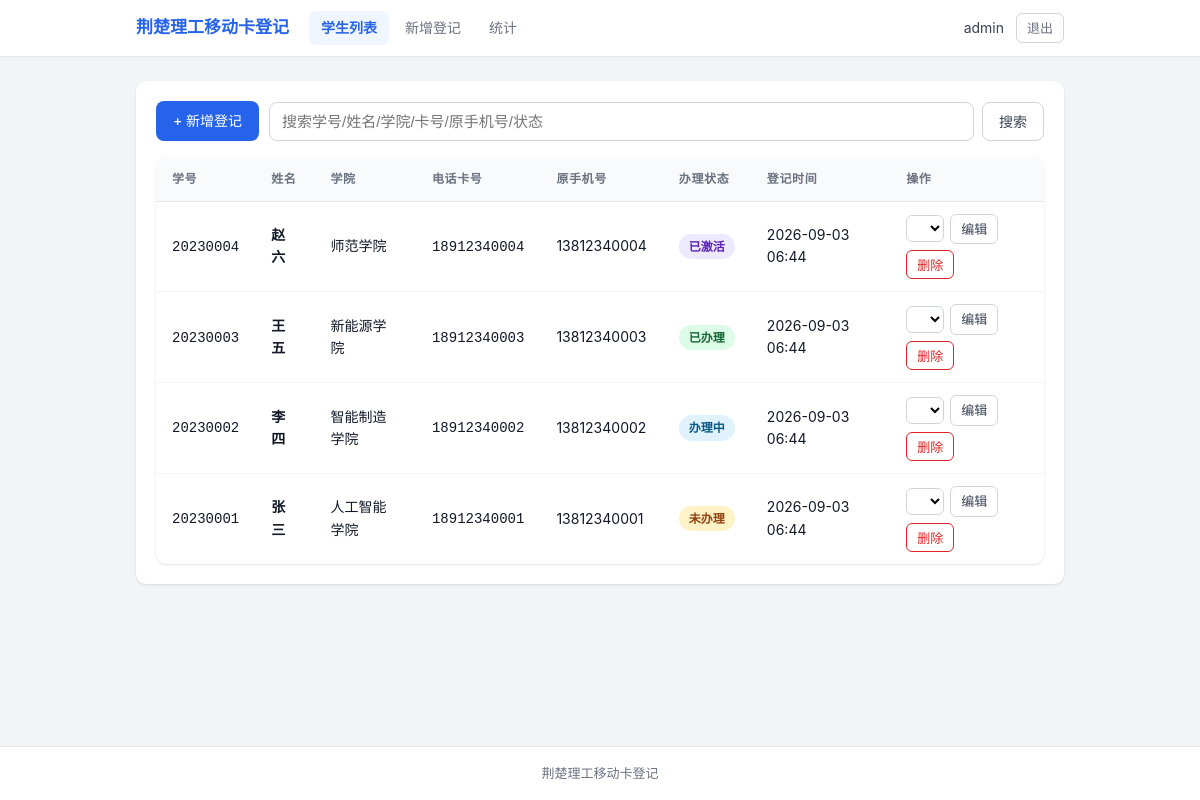
Page / (signed in) on the earlier database version.
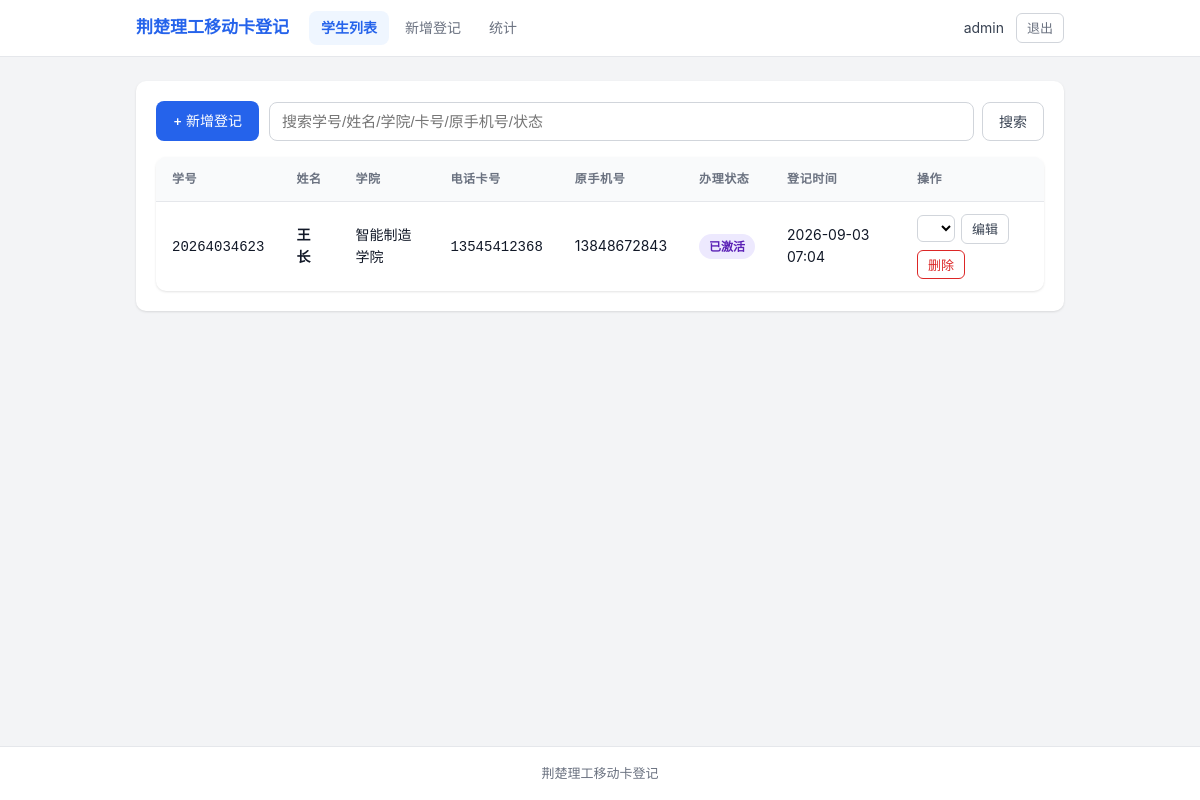
Same page on the later database version.
### models.py (models this page shows, shortened)
class User(UserMixin, db.Model):
    __tablename__ = "users"
    id = db.Column(db.Integer, primary_key=True, autoincrement=True)
    username = db.Column(db.String(80), unique=True, nullable=False, index=True)
    password_hash = db.Column(db.String(256), nullable=False)
    created_at = db.Column(
        db.DateTime, nullable=False, default=lambda: datetime.now(timezone.utc)
    )

class Student(db.Model):
    __tablename__ = "students"
    id = db.Column(db.Integer, primary_key=True, autoincrement=True)
    student_id = db.Column(db.String(30), unique=True, nullable=False, index=True)
    name = db.Column(db.String(50), nullable=False, index=True)
    college = db.Column(db.String(50), nullable=False)
    phone_card_number = db.Column(db.String(50), unique=True, nullable=False, index=True)
    original_phone = db.Column(db.String(11), nullable=False)
    status = db.Column(db.String(20), nullable=False, default="未办理")
    created_at = db.Column(
        db.DateTime, nullable=False, default=lambda: datetime.now(timezone.utc)
    )
    updated_at = db.Column(
        db.DateTime,
        nullable=False,
        default=lambda: datetime.now(timezone.utc),
        onupdate=lambda: datetime.now(timezone.utc),
    )

### routes/students.py (the view, shortened to what this page needs)
@students_bp.route("/")
@login_required
def index():
    search = request.args.get("search", "").strip()
    page = request.args.get("page", 1, type=int)
    per_page = 20
    query = Student.query
    pagination = query.order_by(Student.created_at.desc()).paginate(
        page=page, per_page=per_page, error_out=False
    )
    students = pagination.items
    return render_template(
        "index.html",
        students=students,
        pagination=pagination,
        search=search,
    )

### app.py (called while the page is built)
def create_app():
    app = Flask(__name__)
    app.config.from_object(Config)
    db.init_app(app)
    login_manager = LoginManager()
    login_manager.init_app(app)
    login_manager.login_view = "auth.login"
    login_manager.login_message = "请先登录后再访问"
    @login_manager.user_loader
    def load_user(user_id):
        return db.session.get(User, int(user_id))
    from routes.auth import auth_bp
    from routes.students import students_bp
    from routes.stats import stats_bp
    app.register_blueprint(auth_bp)
    app.register_blueprint(students_bp)
    app.register_blueprint(stats_bp)
    @app.errorhandler(404)
    def not_found(e):
        return "页面未找到", 404
    @app.errorhandler(500)
    def server_error(e):
        return "服务器内部错误", 500
    return app

### templates/index.html (shortened to what this page needs)
{% extends "base.html" %}
{% block content %}
{% set status_styles = {"未办理": "badge-pending", "办理中": "badge-processing", "已办理": "badge-done", "已激活": "badge-activated"} %}
<div class="card">
    <div class="toolbar">
        <a href="{{ url_for('students.add') }}" class="btn btn-primary">+ 新增登记</a>
        <form class="search-form" method="get">
            <input type="text" class="form-control" name="search" placeholder="搜索学号/姓名/学院/卡号/原手机号/状态" value="{{ search }}">
            <button type="submit" class="btn btn-outline">搜索</button>
        </form>
    </div>
    {% if students %}
    <div class="table-wrap">
        <table>
            <thead>
                <tr>
                    <th>学号</th>
                    <th>姓名</th>
                    <th>学院</th>
                    <th>电话卡号</th>
                    <th>原手机号</th>
                    <th>办理状态</th>
                    <th>登记时间</th>
                    <th>操作</th>
                </tr>
            </thead>
            <tbody>
                {% for student in students %}
                <tr>
                    <td><code>{{ student.student_id }}</code></td>
                    <td><strong>{{ student.name }}</strong></td>
                    <td>{{ student.college }}</td>
                    <td><code>{{ student.phone_card_number }}</code></td>
                    <td>{{ student.original_phone }}</td>
                    <td>
                        <span class="badge {{ status_styles.get(student.status, 'badge-pending') }}">
                            {{ student.status }}
                        </span>
                    </td>
                    <td>{{ student.created_at.strftime('%Y-%m-%d %H:%M') }}</td>
                    <td>
                        <div class="row-actions">
                            <form method="post" action="{{ url_for('students.update_status', student_id=student.id) }}" class="inline-status-form">
                                <select name="status" onchange="this.form.submit()">
                                </select>
                            </form>
                            <a href="{{ url_for('students.edit', student_id=student.id) }}" class="btn btn-sm btn-outline">编辑</a>
                            <form method="post" action="{{ url_for('students.delete', student_id=student.id) }}" class="delete-form" onsubmit="return confirm('确定要删除 {{ student.name }} 的记录吗？')">
                                <button type="submit" class="btn btn-sm btn-danger">删除</button>
                            </form>
                        </div>
                    </td>
                </tr>
                {% endfor %}
            </tbody>
        </table>
    </div>
    {% endif %}
</div>
{% endblock %}

### templates/base.html (shortened to what this page needs)
<!DOCTYPE html>
<html lang="zh-CN">
<head>
    <link rel="stylesheet" href="{{ url_for('static', filename='style.css') }}">
</head>
<body>
{% if current_user.is_authenticated %}
<header class="navbar">
    <div class="navbar-inner">
        <a href="{{ url_for('students.index') }}" class="brand">荆楚理工移动卡登记</a>
        <nav class="nav-links">
            <a href="{{ url_for('students.index') }}" class="nav-link {% if request.endpoint == 'students.index' %}active{% endif %}">学生列表</a>
            <a href="{{ url_for('students.add') }}" class="nav-link {% if request.endpoint == 'students.add' %}active{% endif %}">新增登记</a>
            <a href="{{ url_for('stats.index') }}" class="nav-link {% if request.endpoint == 'stats.index' %}active{% endif %}">统计</a>
        </nav>
        <div class="nav-user">
            <span class="username">{{ current_user.username }}</span>
            <a href="{{ url_for('auth.logout') }}" class="logout-btn">退出</a>
        </div>
    </div>
</header>
{% endif %}
<main class="container">
    {% block content %}{% endblock %}
</main>
<footer class="footer">
    <div class="footer-inner">荆楚理工移动卡登记</div>
</footer>
</body>
</html>

### static/style.css (style rules this page uses)
:root { --primary: #2563eb; --primary-dark: #1d4ed8; --primary-light: #eff6ff; --success: #16a34a; --warning: #d97706; --info: #0891b2; --danger: #dc2626; --gray-50: #f9fafb; --gray-100: #f3f4f6; --gray-200: #e5e7eb; --gray-300: #d1d5db; --gray-500: #6b7280; --gray-700: #374151; --gray-900: #111827; --radius: 10px; --shadow: 0 1px 3px rgba(0, 0, 0, 0.08), 0 1px 2px rgba(0, 0, 0, 0.04); --shadow-lg: 0 10px 25px rgba(0, 0, 0, 0.1); }
* { margin: 0; padding: 0; box-sizing: border-box; }
body { font-family: -apple-system, BlinkMacSystemFont, "Segoe UI", "PingFang SC", "Hiragino Sans GB", "Microsoft YaHei", sans-serif; background: var(--gray-100); color: var(--gray-900); min-height: 100vh; display: flex; flex-direction: column; line-height: 1.6; }
.navbar { background: #fff; border-bottom: 1px solid var(--gray-200); position: sticky; top: 0; z-index: 100; }
.navbar-inner { max-width: 960px; margin: 0 auto; padding: 0 16px; height: 56px; display: flex; align-items: center; gap: 20px; }
.brand { font-size: 17px; font-weight: 700; color: var(--primary); text-decoration: none; white-space: nowrap; }
.nav-links { display: flex; gap: 4px; flex: 1; }
.nav-link { padding: 6px 12px; border-radius: 8px; color: var(--gray-500); text-decoration: none; font-size: 14px; transition: all 0.15s; }
.nav-link.active { color: var(--primary); background: var(--primary-light); font-weight: 600; }
.nav-user { display: flex; align-items: center; gap: 12px; }
.username { font-size: 14px; color: var(--gray-700); }
.logout-btn { font-size: 13px; color: var(--gray-500); text-decoration: none; border: 1px solid var(--gray-300); border-radius: 6px; padding: 4px 10px; transition: all 0.15s; }
.container { flex: 1; width: 100%; max-width: 960px; margin: 0 auto; padding: 24px 16px 48px; }
.footer { background: #fff; border-top: 1px solid var(--gray-200); padding: 16px 0; }
.footer-inner { max-width: 960px; margin: 0 auto; padding: 0 16px; text-align: center; font-size: 13px; color: var(--gray-500); }
.card { background: #fff; border-radius: var(--radius); box-shadow: var(--shadow); padding: 20px; margin-bottom: 20px; }
.btn { display: inline-flex; align-items: center; justify-content: center; gap: 6px; padding: 8px 16px; border-radius: 8px; border: 1px solid transparent; font-size: 14px; font-weight: 500; cursor: pointer; text-decoration: none; transition: all 0.15s; white-space: nowrap; }
.btn-primary { background: var(--primary); color: #fff; }
.btn-outline { background: #fff; border-color: var(--gray-300); color: var(--gray-700); }
.btn-danger { background: #fff; border-color: var(--danger); color: var(--danger); }
.btn-sm { padding: 4px 10px; font-size: 13px; border-radius: 6px; }
.form-control { width: 100%; padding: 10px 12px; border: 1px solid var(--gray-300); border-radius: 8px; font-size: 15px; background: #fff; transition: border-color 0.15s, box-shadow 0.15s; }
.toolbar { display: flex; gap: 10px; align-items: center; margin-bottom: 16px; flex-wrap: wrap; }
.toolbar .search-form { flex: 1; display: flex; gap: 8px; min-width: 220px; }
.search-form .form-control { flex: 1; }
.table-wrap { overflow-x: auto; background: #fff; border-radius: var(--radius); box-shadow: var(--shadow); }
table { width: 100%; border-collapse: collapse; font-size: 14px; }
thead th { background: var(--gray-50); color: var(--gray-500); font-size: 12px; font-weight: 600; text-transform: uppercase; letter-spacing: 0.05em; text-align: left; padding: 12px 16px; border-bottom: 1px solid var(--gray-200); white-space: nowrap; }
tbody td { padding: 12px 16px; border-bottom: 1px solid var(--gray-100); vertical-align: middle; }
tbody tr:last-child td { border-bottom: none; }
.badge { display: inline-block; padding: 3px 10px; border-radius: 999px; font-size: 12px; font-weight: 600; white-space: nowrap; }
.badge-activated { background: #ede9fe; color: #5b21b6; }
.row-actions { display: flex; gap: 6px; align-items: center; flex-wrap: wrap; }
.inline-status-form select { padding: 4px 8px; border-radius: 6px; border: 1px solid var(--gray-300); font-size: 13px; background: #fff; cursor: pointer; }
.delete-form { display: inline; }

Differences in the rows shown:
removed Student: student_id "20230004", name "赵六", college "师范学院", phone_card_number "18912340004", original_phone "13812340004", status "已激活", created_at "2026-09-03 06:44"
removed Student: student_id "20230003", name "王五", college "新能源学院", phone_card_number "18912340003", original_phone "13812340003", status "已办理", created_at "2026-09-03 06:44"
removed Student: student_id "20230002", name "李四", college "智能制造学院", phone_card_number "18912340002", original_phone "13812340002", status "办理中", created_at "2026-09-03 06:44"
removed Student: student_id "20230001", name "张三", college "人工智能学院", phone_card_number "18912340001", original_phone "13812340001", status "未办理", created_at "2026-09-03 06:44"
added Student: student_id "20264034623", name "王长", college "智能制造学院", phone_card_number "13545412368", original_phone "13848672843", status "已激活", created_at "2026-09-03 07:04"
